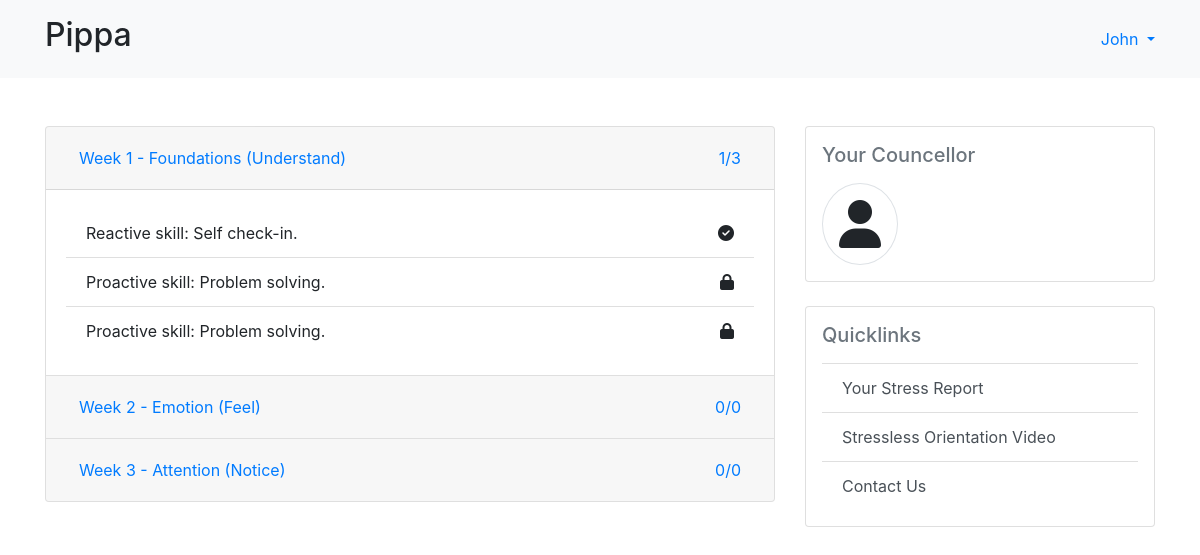
The page /programs/ (signed in) on the database its author committed.
### health/models.py (models this page shows, shortened)
class User(AbstractUser):
    GENDER_CHOICES = [
        ("male", "Male"),
        ("female", "Female"),
    ]
    id = models.UUIDField(primary_key=True, default=uuid.uuid4, editable=False)
    email = models.EmailField(unique=True)
    first_name = models.CharField(max_length=50, blank=False)
    last_name = models.CharField(max_length=50, blank=False)
    age = models.IntegerField(default=0, blank=False)
    sex = models.CharField(max_length=10, choices=GENDER_CHOICES, blank=False)
    location = models.CharField(max_length=200, blank=False)

class Module(models.Model):
    id = models.UUIDField(primary_key=True, default=uuid.uuid4, editable=False)
    users = models.ManyToManyField(User, related_name='modules')
    name = models.CharField(max_length=150)
    info =  models.CharField(max_length=150, blank= True)
    completed = models.BooleanField(default=False)
    next = models.OneToOneField("self",on_delete=models.SET_NULL, null=True, blank=True, related_name="previous")
    order = models.PositiveIntegerField(default=0)
    def total_completed_programs(self):
        return self.programs.filter(completed=True).count()
    def total_programs(self):
        return self.programs.count()

class Program(models.Model):
    id = models.UUIDField(primary_key=True, default=uuid.uuid4, editable=False)
    module = models.ForeignKey(Module, on_delete= models.CASCADE, related_name="programs")
    title = models.CharField(max_length=200,)
    completed = models.BooleanField(default=False)
    video = models.URLField()
    next = models.OneToOneField("self",on_delete=models.SET_NULL, null=True, blank=True, related_name="previous")
    order = models.PositiveIntegerField(default=0,)

### health/views.py (the view)
# urls.py: path('programs/', views.programs, name="programs")
@login_required(login_url="auth/login/")
def programs(request):
    modules = Module.objects.all()
    return render(request, "programs.html", {"modules": modules})

### health/templates/programs.html
{% extends "index.html" %}
{% block content %}
<div class="row mt-5">
    <div class="col-sm-8">
        <div class="accordion " id="accordionExample">
            {% for module in modules  %}
                <div class="card">
                <div class="card-header" id="headingOne">
                    <h2 class="mb-0">
                    <button class="btn btn-link btn-block text-left d-flex justify-content-between" type="button" data-toggle="collapse" data-target="#collapse{{module.id}}" aria-expanded="true" aria-controls="collapse{{module.id}}">
                        <div>{{module.name}}</div>
                        <div class="d-flex justify-content-center"> <span>{{module.total_completed_programs}}</span> / <span>{{module.total_programs}}</span> </div>
                    </button>
                    </h2>
                </div>
                <div id="collapse{{module.id}}" class="collapse {% if forloop.counter == 1 %}show{% endif %}" aria-labelledby="headingOne" data-parent="#accordionExample">
                    <div class="card-body">
                        <ul class="list-group list-group-flush">
                            {% for program  in module.programs.all  %}
                                <li class="list-group-item d-flex justify-content-between"> <span>{{program.title}}</span> <span>{% if program.completed %} <i class="fa-solid fa-circle-check"></i>{% else %} <i class="fa-solid fa-lock"></i> {% endif %}</span></li>
                            {% empty %}
                            <p>No Program yet!</p>
                            {% endfor %}
                          </ul>
                    </div>
                </div>
                </div>
            {% endfor %}
        </div>
    </div>
    <div class="col-sm-4">
        <div class="card mb-4 p-3">
            <h5 class="text-muted mb-3">Your Councellor</h5>
            <div class="rounded rounded-circle border p-3 d-flex justify-content-center align-items-center" style="width: fit-content;">
                <i class="fa-solid fa-user fa-3x"></i>
            </div>
        </div>
        <div class="card mb-4 p-3">
            <h5 class="text-muted mb-3">Quicklinks </h5>
            <ul class="list-group list-group-flush">
                <a href="{% url "stress-report" %}" class="list-group-item list-group-item-action">Your Stress Report</a>
                <a href="" class="list-group-item list-group-item-action">Stressless Orientation Video</a>
                <a href="" class="list-group-item list-group-item-action">Contact Us</a>
              </ul>
        </div>
    </div>
</div>
{% endblock content %}

### health/templates/index.html (shortened to what this page needs)
<!doctype html>
<html lang="en">
  <head>
    <link rel="stylesheet" href="https://cdnjs.cloudflare.com/ajax/libs/font-awesome/6.7.1/css/all.min.css" />
    <link rel="stylesheet" href="https://cdn.jsdelivr.net/npm/bootstrap@4.6.2/dist/css/bootstrap.min.css">
  </head>
  <body>
   <header class="bg-light p-3">
        <div class="container">
            <div class="d-flex justify-content-between align-items-center">
                <h2 class="logo">Pippa</h2>
                <ul class="navbar-nav">
                    {% if user.is_authenticated  and not user.is_superuser %}
                        <li class="nav-item dropdown">
                            <a class="nav-link dropdown-toggle" href="#" role="button" data-toggle="dropdown" aria-expanded="false">
                            {% if user.is_superuser %}{{user.username | title }}{% else %}{{user.first_name| title }}{% endif %}
                            </a>
                        </li>
                    {% endif %}
                </ul>
            </div>
        </div>
   </header>
   <div class="container">
       {% block content %}
       {% endblock content %}
   </div>
  </body>
</html>

### rows shown on the page
User: first_name "John"
Module: name "Week 1 - Foundations (Understand)", total_completed_programs "1", total_programs "3"
Program: title "Reactive skill: Self check-in.", completed True (drawn)
Program: title "Proactive skill: Problem solving.", completed False (drawn)
Program: title "Proactive skill: Problem solving.", completed False (drawn)
Module: name "Week 2 - Emotion (Feel)", total_completed_programs "0", total_programs "0"
Module: name "Week 3 - Attention (Notice)", total_completed_programs "0", total_programs "0"
